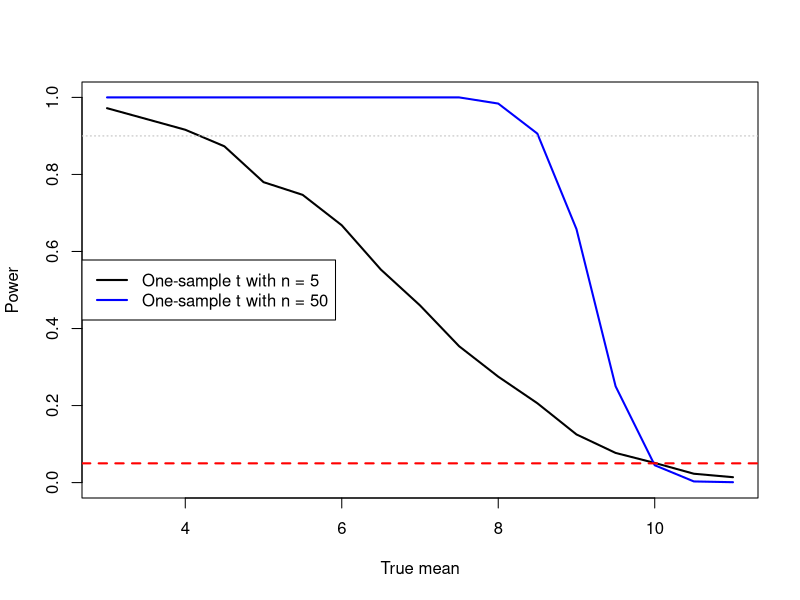
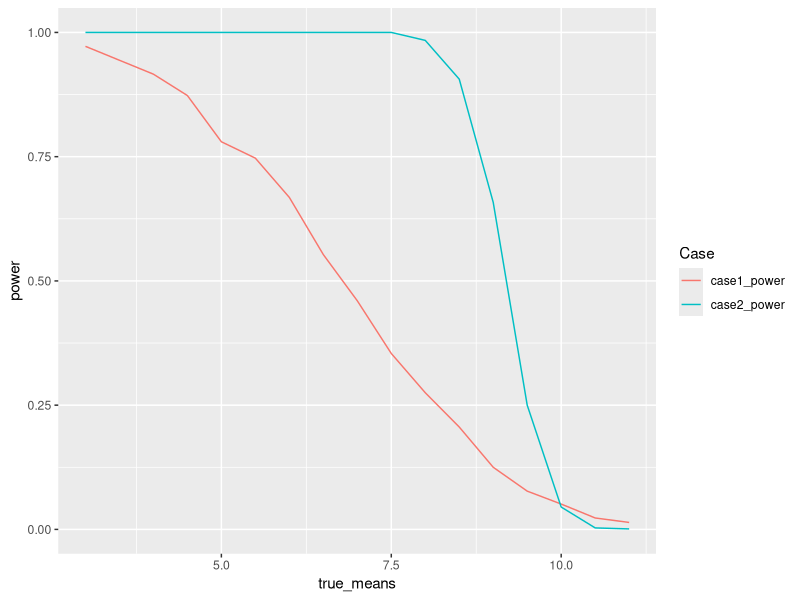

Recreate these plots in R, in order.
## ---- chunk 1
true_means = seq(3, 11, by = 0.5)         # specify the range of possible alternatives for which power will be approximated
nsim = 1000   # specify number of random datasets to be generated for each case (to approximate the power)
# the above choices should be the same for all cases/scenarios you investigate

# specify a sample size for my first case/scenario
n = 5   
# initialize a vector to store the approximate power for each possible alternative
case1_power = rep(0,length(true_means))    

for (i in 1:length(true_means))     # loop through all of the possible alternatives
{
  rejects = 0            # initialize a counter for how many times you reject Ho out of the nsim datasets
  for (j in 1:nsim)      # loop through the nsim datasets you will generate
  {
     # generate one random dataset for your scenario
    x = rnorm(n, true_means[i], 3.6)  
    # update your counter if you reject Ho at 5% level
    if (t.test(x,mu=10,alternative="less")$p.value < 0.05) rejects = rejects+ 1
  }
  case1_power[i]=rejects/nsim    # determine the proportion of times you rejected Ho out of nsim replications
}
## ---- chunk 2
true_means = seq(3, 11, by = 0.5)         # specify the range of possible alternatives for which power will be approximated
nsim = 1000   # specify number of random datasets to be generated for each case (to approximate the power)
# the above choices should be the same for all cases/scenarios you investigate

# specify a sample size for my second case/scenario
n = 50
# initialize a vector to store the approximate power for each possible alternative
case2_power = rep(0,length(true_means))


for (i in 1:length(true_means))     # loop through all of the possible alternatives
{
  rejects = 0            # initialize a counter for how many times you reject Ho out of the nsim datasets
  for (j in 1:nsim)      # loop through the nsim datasets you will generate
  {
    # generate one random dataset for your scenario
    x = rnorm(n, true_means[i], 3.6)        
    # update your counter if you reject Ho at 5% level
    if (t.test(x,mu=10,alternative="less")$p.value < 0.05) rejects = rejects+1       
  }
  case2_power[i]=rejects/nsim    # determine the proportion of times you rejected Ho out of nsim replications
}
## ---- chunk 3
# initialize plot with curve for first scenario
plot(true_means,case1_power,type="l",ylim=c(0,1),lwd=2,xlab="True mean", ylab='Power')    
# add power curve for second scenario
lines(true_means, case2_power,col="blue",lwd=2)       
# could add power curves for other cases (only make sense if all cases explore the same true means)
abline(h=0.05,col="red",lty=2,lwd=2) # plot 5% significance level as a reference
legend("left",legend=c("One-sample t with n = 5", "One-sample t with n = 50"),col=c("black","blue"),lty=1,lwd=2)
abline(h=0.9,lty=3,col="gray")  # a line to represent 90% power (just for fun)
## ---- chunk 4
library(tidyverse)

results_dataframe = data.frame(true_means = true_means, case1_power=case1_power,case2_power=case2_power)


results_dataframe %>%
  pivot_longer(., c(case1_power, case2_power), names_to = "Case",values_to = "power") %>%
  ggplot(.,aes(x=true_means,y=power,col=Case) ) +
  geom_line()
